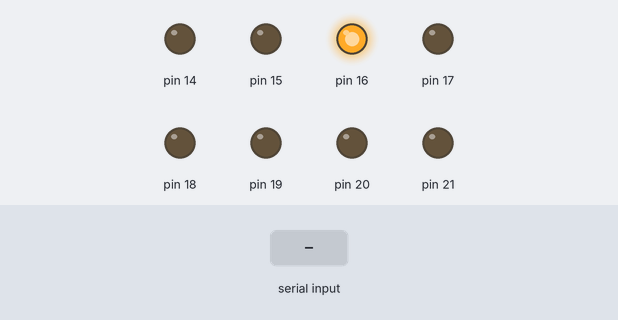
Simulated run of this sketch. Board: Arduino Mega 2560, built with avr-gcc and run on an emulated ATmega2560. On the bench: output pins drawn as LEDs (lit = HIGH). The test bench sets the inputs (shaded band).

Above: at 1.2 s.
1.3 s: "b" received over Serial
At 3.9 s:
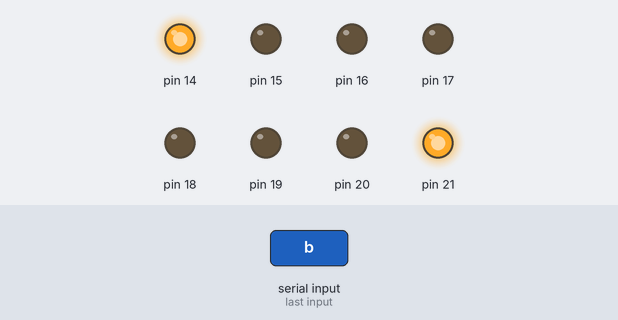
4.3 s: "a" received over Serial
At 7.2 s:
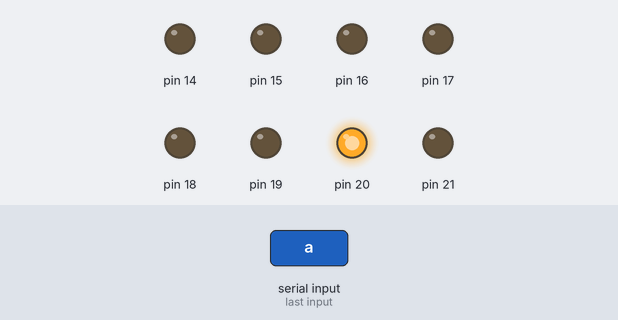
7.3 s: "c" received over Serial
At 9.4 s:
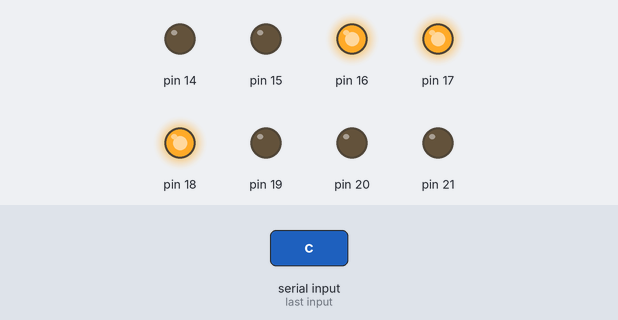
10.3 s: "d" received over Serial
At 11.9 s:
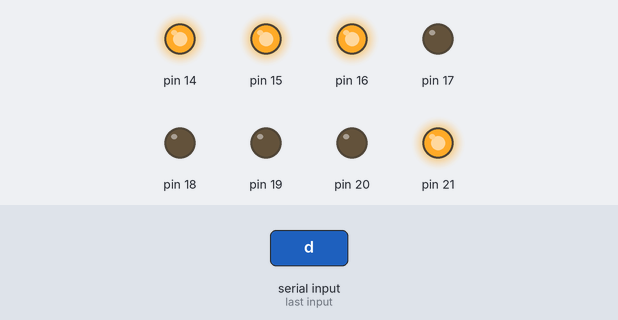
13.3 s: "a" received over Serial
At 13.9 s:
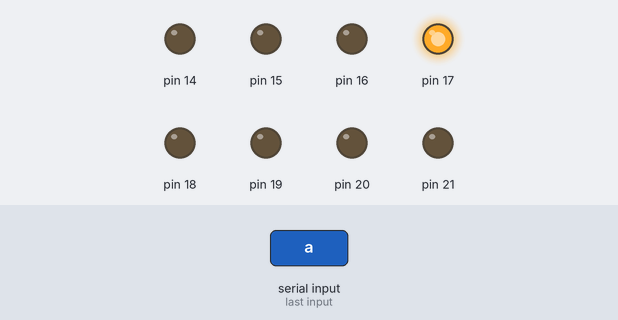
16.3 s: "2" received over Serial
Timing chart, 0 to 20.3 s (numbered marks = the images above; inputs shaded):
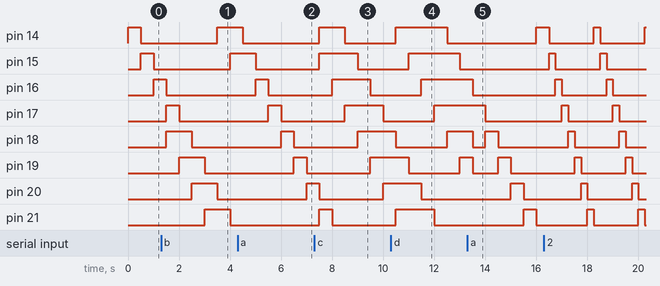

The sketch:

arduino_programming.ino
```cpp
//12181407 이종범 임베디드시스템설계 과제1
//
//File name : arduino_programming.ino
//<설명>
//이 프로그램은 Arduino Library를 이용해 pin의 output을 제어하는 프로그램이다.
//작동방식은 LED의 갯수에 따라 4 type, LED가 움직이는 속도에 따라 4단계의 속도가 있다.
//
//a type : 1개의 LED가 움직이는 타입이다.
//b type : 2개의 LED가 움직이는 타입이다.
//c type : 3개의 LED가 움직이는 타입이다.
//d type : 4개의 LED가 움직이는 타입이다.
//
//1단계 : 500ms마다 LED가 한 칸씩 움직이도록 한다.
//2단계 : 250ms마다 LED가 한 칸씩 움직이도록 한다.
//3단계 : 125ms마다 LED가 한 칸씩 움직이도록 한다.
//4단계 : 62ms마다 LED가 한 칸씩 움직이도록 한다.
//
//<Arduino MEGA 2560 - Peripheral Board간의 연결>
//		Arduino MEGA 2560			Peripheral Board
//
//			Pin 14						LED 1
//			Pin 15						LED 2
//			Pin 16						LED 3
//			Pin 17						LED 4
//			Pin 18						LED 5
//			Pin 19						LED 6
//			Pin 20						LED 7
//			Pin 21						LED 8
//
//<입출력설정>
//Arduino MEGA 2560의 14~21번 Pin을 OUTPUT으로 설정해 LED에 출력을 입력할 수 있도록 한다.

char data1[8] = { 0x01, 0x02, 0x04, 0x08, 0x10, 0x20, 0x40, 0x80 }; //실제 Arduino가 출력해야하는 Pin의 상태를 담은 배열
char data_a[8] = { 0x01, 0x02, 0x04, 0x08, 0x10, 0x20, 0x40, 0x80 }; //a type의 출력순서를 담은 배열
char data_b[8] = { 0x03, 0x06, 0x0C, 0x18, 0x30, 0x60, 0xC0, 0x81 }; //b type의 출력순서를 담은 배열
char data_c[8] = { 0x07, 0x0E, 0x1C, 0x38, 0x70, 0xE0, 0xC1, 0x83 }; //c type의 출력순서를 담은 배열
char data_d[8] = { 0x0F, 0x1E, 0x3C, 0x78, 0xF0, 0xE1, 0xC3, 0x87 }; //d type의 출력순서를 담은 배열
int count = 0; //출력배열의 인덱스를 담는 변수
char data_in; //LED 제어를 하기위한 입력값을 담는 변수

int t = 500; //LED의 이동시간을 정하는 변수
void setup()
{
	Serial.begin(115200); //Serial통신을 baudrate 115200bps로 초기화
	for (int i = 14; i < 22; i++) pinMode(i, OUTPUT); //14~21번 Pin을 OUTPUT으로 설정
}

void loop()
{
	if (Serial.available() > 0) data_in = Serial.read(); //버퍼에 시리얼통신을 통한 입력이 들어오면 data_in에 입력값을 담는다

	if (data_in == 'a') { //입력값이 a인 경우
		for (int i = 0; i < 8; i++) data1[i] = data_a[i]; //data1 (실제 출력)배열을 data_a (a type 출력)배열로 갱신
	}

	else if (data_in == 'b') { //입력값이 b인 경우
		for (int i = 0; i < 8; i++) data1[i] = data_b[i]; //data1 (실제 출력)배열을 data_b (b type 출력)배열로 갱신
	}

	else if (data_in == 'c') { //입력값이 b인 경우
		for (int i = 0; i < 8; i++) data1[i] = data_c[i]; //data1 (실제 출력)배열을 data_c (c type 출력)배열로 갱신
	}

	else if (data_in == 'd') { //입력값이 b인 경우
		for (int i = 0; i < 8; i++) data1[i] = data_d[i]; //data1 (실제 출력)배열을 data_d (d type 출력)배열로 갱신
	}

	else if (data_in == '1') { //입력값이 1인 경우
		t = 500; //LED가 한 칸 이동하는 시간을 500ms로 변경
	}

	else if (data_in == '2') { //입력값이 2인 경우
		t = 250; //LED가 한 칸 이동하는 시간을 250ms로 변경
	}

	else if (data_in == '3') { //입력값이 3인 경우
		t = 125; //LED가 한 칸 이동하는 시간을 125ms로 변경
	}

	else if (data_in == '4') { //입력값이 4인 경우
		t = 62; //LED가 한 칸 이동하는 시간을 62ms로 변경
	}


	for (int i = 14; i < 22; i++) digitalWrite(i, data1[count] & 1 << (i - 14));
	//for문 설명 : for문으로 14~21번 Pin을 돌면서 Bitwise and를 통해 data1[count]의 각 비트상태에 따라 14~21번 Pin의 출력을 결정한다.
	//i - 14를 쓴 이유: Pin 번호는 14~21이지만, LED 상태를 담는 비트는 8비트이므로 비트 시프트의 범위를 0~7로 변경하기 위함.
	count++; //for문이 끝나면 1개 상태의 LED출력이 끝났으므로 다음 상태로 넘어가기 위해 인덱스 count를 1 증가시킨다.
	if (count == 8) count = 0; //data1의 인덱스가 0~7이므로 count가 8이되면 0으로 초기화시킨다.
	delay(t); //t ms만큼 대기 -> LED가 움직이는 속도를 결정
}
```

Measured:
- after the input at 1.3 s, pin 14: LOW → HIGH after 2.2 s instead of 2.7 s; pin 15: LOW → HIGH after 2.7 s
- after the input at 4.3 s, pin 20: LOW → HIGH after 2.7 s instead of 2.2 s; pin 21: stays LOW (without the input it goes to HIGH after 2.7 s)
- after the input at 7.3 s, pin 18: LOW → HIGH after 1.7 s instead of 2.7 s; pin 19: LOW → HIGH after 2.2 s
- after the input at 10.3 s, pin 16: LOW → HIGH after 1.2 s instead of 1.7 s; pin 17: LOW → HIGH after 1.7 s instead of 2.2 s
- after the input at 13.3 s, pin 14: LOW → HIGH after 2.7 s instead of 1.2 s; pin 15: stays LOW (without the input it goes to HIGH after 1.7 s); pin 16: goes on until 13.5 s, then stays LOW; pin 18: HIGH → LOW after 0.20 s instead of 1.2 s; pin 19: HIGH → LOW after 0.20 s instead of 1.7 s
